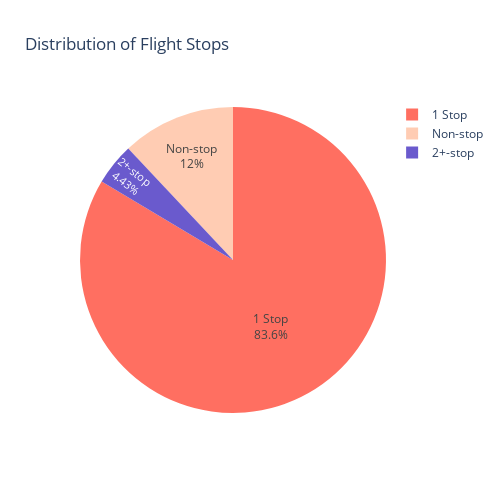

Here is the notebook cell this chart was saved with:
### Code cell
best_colors = ['#FF6F61', '#FFCCB3', '#6A5ACD']
fig = px.pie(stop_counts, 
             values='count', 
             names='stops', 
             title='Distribution of Flight Stops',
             color_discrete_sequence=best_colors)  # Use the best colors
fig.update_traces(textposition='inside', textinfo='percent+label')
fig.update_layout(showlegend=True, height=500, width=500)
fig.show()

### Figure 1 — Plotly figure (JSON) as saved in the notebook; plotly's stock layout.template omitted (floating-point values rounded to 4 significant figures)
{"data": [{"domain": {"x": [0, 1], "y": [0, 1]}, "hovertemplate": "stops=%{label}<br>count=%{value}<extra></extra>", "labels": ["1 Stop", "Non-stop", "2+-stop"], "legendgroup": "", "name": "", "showlegend": true, "textinfo": "percent+label", "textposition": "inside", "type": "pie", "values": [250927, 36044, 13288]}], "layout": {"height": 500, "legend": {"tracegroupgap": 0}, "piecolorway": ["#FF6F61", "#FFCCB3", "#6A5ACD"], "showlegend": true, "title": {"text": "Distribution of Flight Stops"}, "width": 500}}
